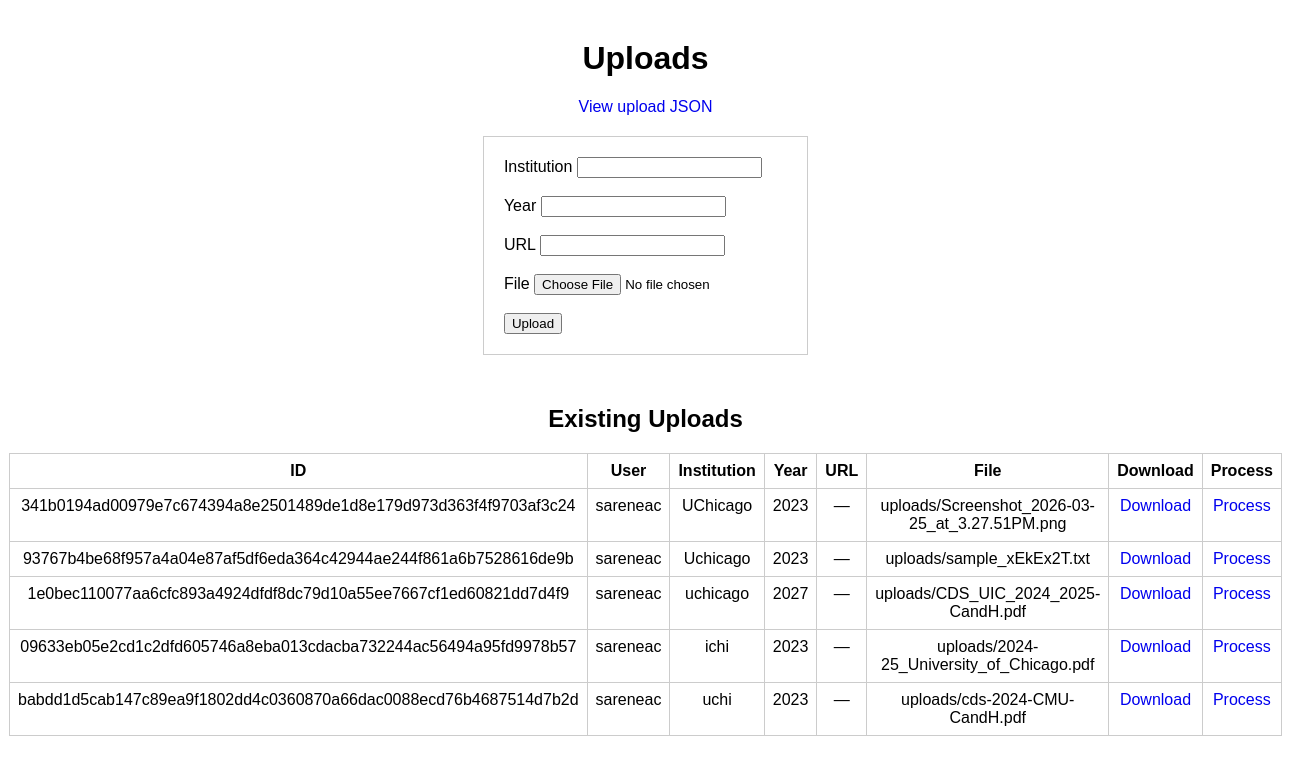
Page /app/uploads/ (signed in) on the committed database.
### app/models.py (models this page shows, shortened)
class Upload(models.Model):
    uploader = models.ForeignKey(User, on_delete=models.PROTECT, related_name="uploads")
    institution = models.ForeignKey(Institution, on_delete=models.PROTECT, related_name="uploads")
    reporting_year = models.ForeignKey(ReportingYear, on_delete=models.PROTECT, related_name="uploads")
    sha256 = models.CharField(max_length=64, unique=True)
    url = models.URLField(blank=True, null=True)
    uploaded_file = models.FileField(upload_to="uploads/")
    created_at = models.DateTimeField(auto_now_add=True)

class Institution(models.Model):
    name = models.CharField(max_length=255, unique=True)

class ReportingYear(models.Model):
    label = models.CharField(max_length=20, unique=True)

### app/views.py (the view)
# urls.py: path("app/uploads/", views.uploads, name="uploads"),
def uploads(request):
    if not request.user.is_authenticated:
        return HttpResponse("unauthorized", status=401)
    upload_list = _visible_uploads_for_user(request.user)
    context = {
        "uploads": upload_list,
    }
    return render(request, "uncommondata/uploads.html", context)

### app/views.py (called while the page is built)
def user_is_curator(user):
    if not user.is_authenticated:
        return False
    try:
        return user.profile.is_curator
    except UserProfile.DoesNotExist:
        return False
    except AttributeError:
        return False

def _visible_uploads_for_user(user):
    if user_is_curator(user):
        return Upload.objects.all().select_related(
            "uploader", "institution", "reporting_year"
        )
    return Upload.objects.filter(uploader=user).select_related(
        "uploader", "institution", "reporting_year"
    )

### templates/uncommondata/uploads.html (shortened to what this page needs)
<!DOCTYPE html>
<html>
<head>
</head>
<body>
    <h1>Uploads</h1>
    <div class="top-links">
        <a href="/app/api/dump-uploads/">View upload JSON</a>
    </div>
    <div class="form-box">
        <form action="/app/api/upload/" method="post" enctype="multipart/form-data">
            <label for="institution">Institution</label>
            <input type="text" id="institution" name="institution" required><br><br>
            <label for="year">Year</label>
            <input type="text" id="year" name="year" required><br><br>
            <label for="url">URL</label>
            <input type="text" id="url" name="url"><br><br>
            <label for="file">File</label>
            <input type="file" id="file" name="file" required><br><br>
            <button type="submit">Upload</button>
        </form>
    </div>
    <h2>Existing Uploads</h2>
    <table>
        <tr>
            <th>ID</th>
            <th>User</th>
            <th>Institution</th>
            <th>Year</th>
            <th>URL</th>
            <th>File</th>
            <th>Download</th>
            <th>Process</th>
        </tr>
        {% for upload in uploads %}
        <tr>
            <td>
                {% if upload.sha256 %}
                    {{ upload.sha256 }}
                {% else %}
                    {{ upload.id }}
                {% endif %}
            </td>
            <td>{{ upload.uploader.username }}</td>
            <td>{{ upload.institution.name }}</td>
            <td>{{ upload.reporting_year.label }}</td>
            <td>
                {% if upload.url %}
                    <a href="{{ upload.url }}">{{ upload.url }}</a>
                {% else %}
                    &mdash;
                {% endif %}
            </td>
            <td>{{ upload.uploaded_file.name }}</td>
            <td>
                {% if upload.sha256 %}
                    <a href="/app/api/download/{{ upload.sha256 }}/">Download</a>
                {% else %}
                    &mdash;
                {% endif %}
            </td>
            <td>
                {% if upload.sha256 %}
                    <a href="/app/api/process/{{ upload.sha256 }}/">Process</a>
                {% else %}
                    &mdash;
                {% endif %}
            </td>
        </tr>
        {% empty %}
        <tr>
            <td colspan="8">No uploads yet.</td>
        </tr>
        {% endfor %}
    </table>
</body>
</html>

### templates/uncommondata/uploads.html (style rules this page uses)
body { text-align: center; font-family: Arial, sans-serif; margin-top: 40px; }
.form-box { display: inline-block; text-align: left; padding: 20px; border: 1px solid #cccccc; margin-bottom: 30px; }
table { margin: 0 auto; border-collapse: collapse; width: 90%; }
th, td { border: 1px solid #cccccc; padding: 8px; vertical-align: top; }
a { text-decoration: none; }
.top-links { margin-bottom: 20px; }

### rows in the picture
Upload: sha256 "341b0194ad00979e7c674394a8e2501489de1d8e179d973d363f4f9703af3c24", uploader.username "sareneac", institution.name "UChicago", reporting_year.label "2023", uploaded_file.name "uploads/Screenshot_2026-03-25_at_3.27.51PM.png"
Upload: sha256 "93767b4be68f957a4a04e87af5df6eda364c42944ae244f861a6b7528616de9b", uploader.username "sareneac", institution.name "Uchicago", reporting_year.label "2023", uploaded_file.name "uploads/sample_xEkEx2T.txt"
Upload: sha256 "1e0bec110077aa6cfc893a4924dfdf8dc79d10a55ee7667cf1ed60821dd7d4f9", uploader.username "sareneac", institution.name "uchicago", reporting_year.label "2027", uploaded_file.name "uploads/CDS_UIC_2024_2025-CandH.pdf"
Upload: sha256 "09633eb05e2cd1c2dfd605746a8eba013cdacba732244ac56494a95fd9978b57", uploader.username "sareneac", institution.name "ichi", reporting_year.label "2023", uploaded_file.name "uploads/2024-25_University_of_Chicago.pdf"
Upload: sha256 "babdd1d5cab147c89ea9f1802dd4c0360870a66dac0088ecd76b4687514d7b2d", uploader.username "sareneac", institution.name "uchi", reporting_year.label "2023", uploaded_file.name "uploads/cds-2024-CMU-CandH.pdf"
